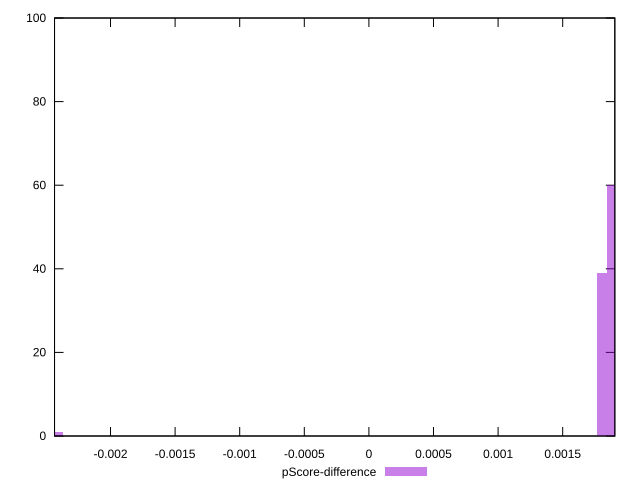

gnuplot code for this plot:
reset

$pScoreDifference <<EOF
0.0018065728225587444 39
0.0018818466901653588 60
-0.0024087637634116594 1
EOF

set key outside below
set boxwidth 0.00007527386760661436
set xrange [-0.0024332656904598737:0.0019035147238881667]
set yrange [0:100]
set trange [0:100]
set style fill transparent solid 0.5 noborder
set terminal svg size 640, 490 enhanced background rgb 'white'
set output "reports/report_00028_2021-02-24T12-49-42.674Z/dom-size/samples/card/pScore-difference/histogram.svg"

plot $pScoreDifference title "pScore-difference" with boxes

reset
